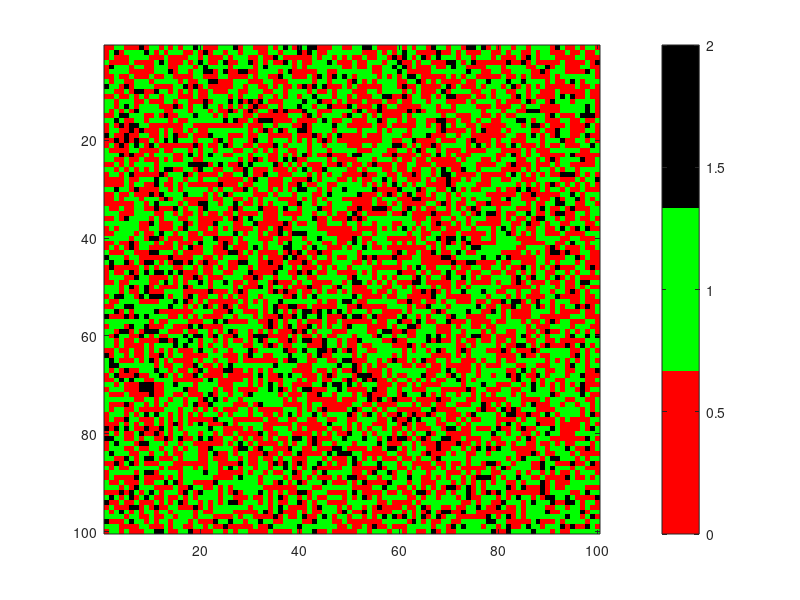

Write MATLAB code to recreate this figure. (Note: this script raises an error after producing the figure.)
candidates = [0,1,2];
weights = [0.45, 0.45, 0.10];

grid = [];

count_0 = 0;
count_1 = 0;
count_2 = 0;
RANDOM = logical(input("Random search or not (press 0 or 1): "));

ROWS = 100;
COLS= 100;
H = input("Insert value for H: ");

for i = 1:ROWS
row = randsample(candidates, COLS, true, weights);
count_0 = count_0 + sum(row == 0);
count_1 = count_1 + sum(row == 1);
count_2 = count_2 + sum(row == 2);
disp(row)
grid(i, :) = row;
end

h=imagesc(grid);

% set the color map to display 0s as black, 1s as red, and 2s as green
colormap([1 0 0; 0 1 0;0 0 0]);

% add a colorbar to show the mapping of values to colors
colorbar;
disp(['number of reds: ', num2str(count_0)]);
disp(['number of blue: ', num2str(count_1)]);
disp(['number of empty: ', num2str(count_2)]);

happy_array=[];
for i = 1:ROWS
    for j = 1:COLS

        happy_array(i, j) = false;
    end
end


counter =0;
results_dict = struct('Random', [], 'iterations', [], 'H', []);
while true
    
    if mod(counter, 1000) == 0 % every x iterations, show the grid
        disp(['iteration # ', num2str(counter)]);
    end
    % for each row and column
    for i = 1:ROWS
        for j = 1:COLS
            if grid(i,j) ~= 2 % if the cell is happy, skip it
                count_same_race = 0; % counter for counting number of same race neighbors
                % conditions if the cell is on the edge of the grid
                if i==1 && j==1
                    count_same_race = count_same_race+count_near_cells(i, j, ROWS, COLS, grid);
                elseif i==1

                    count_same_race = count_same_race+count_near_cells_y(i, j, ROWS, COLS, grid);
                elseif j==1
                    count_same_race = count_same_race+count_near_cells_x(i, j, ROWS, COLS, grid);
                else

                    if grid(i,j) == grid(i-1,j)
                        count_same_race = count_same_race + 1;
                    end
                    if grid(i,j) == grid(i,j-1)
                        count_same_race = count_same_race + 1;
                    end
                    if grid(i,j) == grid(i-1,j-1)
                        count_same_race = count_same_race + 1;
                    end
                    if grid(i,j) == grid(mod(i,ROWS)+1,j)
                        count_same_race = count_same_race + 1;
                    end
                    if grid(i,j) == grid(i,mod(j,COLS)+1)
                        count_same_race = count_same_race + 1;
                    end
                    if grid(i,j) == grid(mod(i,ROWS)+1,mod(j,COLS)+1)
                        count_same_race = count_same_race + 1;
                    end
                    if grid(i,j) == grid(mod(i,ROWS)+1,j-1)
                        count_same_race = count_same_race + 1;
                    end
                    if grid(i,j) == grid(i-1,mod(j,COLS)+1)
                        count_same_race = count_same_race + 1;
                    end
                end
                % check if the cell is happy
                happy_array(i,j) = count_same_race >= H; % updating happy matrix
            end
        end
    end
    happy_agents = sum(happy_array & (grid ~= 2), 'all');

    if (happy_agents == (count_0 + count_1))
        fprintf('iterations needed to converge: %d\n', counter);
        results_dict.iterations(end+1) = counter;
        results_dict.H(end+1) = H;
        results_dict.Random(end+1) = RANDOM;
        saveas(gcf, sprintf('results/iterations_%d_H_%d_random_%d.png', counter, H, RANDOM));
        break;
    end
    
    % loop for moving the unhappy agents
    for i = 1:ROWS
        for j = 1:COLS
            % perform actions only if the cell is unhappy and not empty
            if (grid(i,j) ~= 2 && ~happy_array(i,j))
                % random method. Moving randomly until finding an empty cell
                if (RANDOM)
                    direction_axis_0 = randi([-1, 1]);
                    direction_axis_1 = randi([-1, 1]);
                    pos_x = i + direction_axis_0;
                    pos_y = j + direction_axis_1;
                    
                    % conditions for checking if the new position is out of range
                    [pos_x, pos_y] = check_boundaries(pos_x, pos_y, ROWS, COLS);
                    
                    % loop to check if the new position is empty
                    while (grid(pos_x, pos_y) ~= 2)
                        direction_axis_0 = randi([-1, 1]);
                        direction_axis_1 = randi([-1, 1]);
                        pos_x = pos_x + direction_axis_0;
                        pos_y = pos_y + direction_axis_1;
                        
                        % conditions for checking if the new position is out of range
                        [pos_x, pos_y] = check_boundaries(pos_x, pos_y, ROWS, COLS);
                    end
                else
                    pos_x = i;
                    pos_y = j;
                    radius = 1;
                    flag = false;
                    
                    while ~flag
                        for x = pos_x - radius : pos_x + radius
                            for y = pos_y - radius : pos_y + radius
                                x_mod = mod(x - 1, ROWS) + 1;
                                y_mod = mod(y - 1, COLS) + 1;
                                if (grid(x_mod, y_mod) == 2)
                                    flag = true;
                                    pos_x = x_mod;
                                    pos_y = y_mod;
                                    break; % exit if the empty cell is found
                                end
                            end
                            if flag
                                break;
                            end
                        end
                        radius = radius + 1; % increasing the radius
                        
                    end

                end
                
                % moving the agent and updating the old position with an empty cell
                tmp = grid(i,j);
                grid(i,j) = 2;
                grid(pos_x,pos_y) = tmp;
            end
        end
    end
    set(h, 'CData', grid);
    drawnow;
    counter = counter + 1;

end

function [pos_x, pos_y] = check_boundaries(pos_x, pos_y, ROWS, COLS)
    if (pos_x < 1)
        pos_x = ROWS;
    elseif (pos_x > ROWS)
        pos_x = 1;
    end
    
    if (pos_y < 1)
        pos_y = COLS;
    elseif (pos_y > COLS)
        pos_y = 1;
    end
end
function [count] = count_near_cells_y(i, j, ROWS, COLS, grid)
    count =0;
    if grid(i,j) == grid(ROWS,j)
        count = count + 1;
    end
    if grid(i,j) == grid(i,j-1)
        count = count + 1;
    end
    if grid(i,j) == grid(ROWS,j-1)
        count = count + 1;
    end
    if grid(i,j) == grid(mod(i,ROWS)+1,j)
        count = count + 1;
    end
    if grid(i,j) == grid(i,mod(j,COLS)+1)
        count = count + 1;
    end
    if grid(i,j) == grid(mod(i,ROWS)+1,mod(j,COLS)+1)
        count = count + 1;
    end
    if grid(i,j) == grid(mod(i,ROWS)+1,j-1)
        count = count + 1;
    end
    if grid(i,j) == grid(ROWS,mod(j,COLS)+1)
        count = count + 1;
    end
end
function [count] = count_near_cells_x(i, j, ROWS, COLS, grid)
    count =0;
    if grid(i,j) == grid(i-1,j)
        count = count + 1;
    end
    if grid(i,j) == grid(i,COLS)
        count = count + 1;
    end
    if grid(i,j) == grid(i-1,COLS)
        count = count + 1;
    end
    if grid(i,j) == grid(mod(i,ROWS)+1,j)
        count = count + 1;
    end
    if grid(i,j) == grid(i,mod(j,COLS)+1)
        count = count + 1;
    end
    if grid(i,j) == grid(mod(i,ROWS)+1,mod(j,COLS)+1)
        count = count + 1;
    end
    if grid(i,j) == grid(mod(i,ROWS)+1,COLS)
        count = count + 1;
    end
    if grid(i,j) == grid(i-1,mod(j,COLS)+1)
        count = count + 1;
    end
end
function [count] = count_near_cells(i, j, ROWS, COLS, grid)
    count=0;
    if grid(i,j) == grid(ROWS,j)
        count = count + 1;
    end
    if grid(i,j) == grid(i,COLS)
        count = count + 1;
    end
    if grid(i,j) == grid(ROWS,COLS)
        count = count + 1;
    end
    if grid(i,j) == grid(mod(i,ROWS)+1,j)
        count = count + 1;
    end
    if grid(i,j) == grid(i,mod(j,COLS)+1)
        count = count + 1;
    end
    if grid(i,j) == grid(mod(i,ROWS)+1,mod(j,COLS)+1)
        count = count + 1;
    end
    if grid(i,j) == grid(mod(i,ROWS)+1,COLS)
        count = count + 1;
    end
    if grid(i,j) == grid(ROWS,mod(j,COLS)+1)
        count = count + 1;
    end
end
